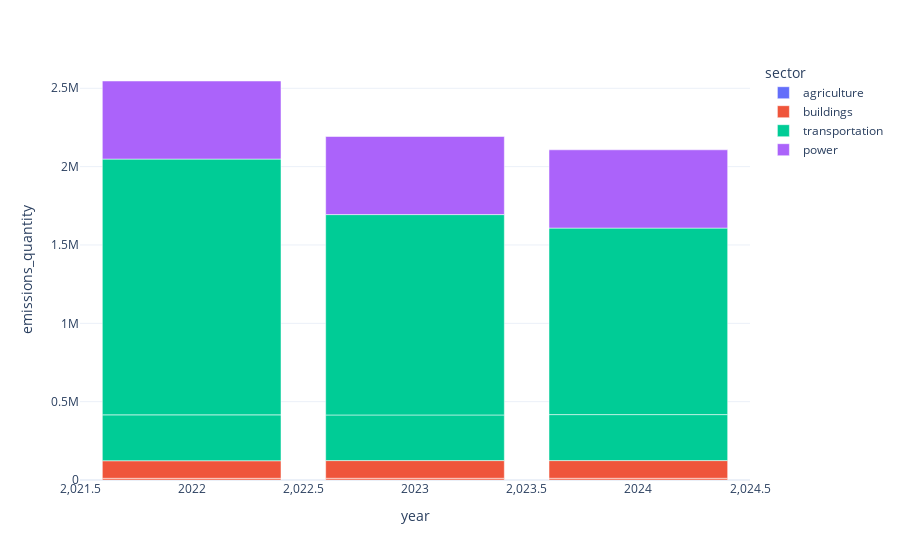

Notebook cell for this chart:
### Code cell
px.bar(
gadm_biz_data.sort(by=c_emissions_quantity),
    x="year",
    y="emissions_quantity",
    color="sector"
)

### Figure 1 — Plotly figure (JSON) as saved in the notebook; plotly's stock layout.template omitted (floating-point values rounded to 4 significant figures)
{"data": [{"alignmentgroup": "True", "hovertemplate": "sector=agriculture<br>year=%{x}<br>emissions_quantity=%{y}<extra></extra>", "legendgroup": "agriculture", "marker": {"color": "#636efa", "pattern": {"shape": ""}}, "name": "agriculture", "offsetgroup": "agriculture", "orientation": "v", "showlegend": true, "textposition": "auto", "type": "bar", "x": [2022, 2023, 2024], "xaxis": "x", "y": [0.005514, 0.005514, 0.005514], "yaxis": "y"}, {"alignmentgroup": "True", "hovertemplate": "sector=buildings<br>year=%{x}<br>emissions_quantity=%{y}<extra></extra>", "legendgroup": "buildings", "marker": {"color": "#EF553B", "pattern": {"shape": ""}}, "name": "buildings", "offsetgroup": "buildings", "orientation": "v", "showlegend": true, "textposition": "auto", "type": "bar", "x": [2022, 2023, 2024, 2022, 2023, 2024], "xaxis": "x", "y": [10810.0, 10950.0, 10950.0, 112100.0, 112900.0, 112900.0], "yaxis": "y"}, {"alignmentgroup": "True", "hovertemplate": "sector=transportation<br>year=%{x}<br>emissions_quantity=%{y}<extra></extra>", "legendgroup": "transportation", "marker": {"color": "#00cc96", "pattern": {"shape": ""}}, "name": "transportation", "offsetgroup": "transportation", "orientation": "v", "showlegend": true, "textposition": "auto", "type": "bar", "x": [2023, 2022, 2024, 2024, 2023, 2022], "xaxis": "x", "y": [291300.0, 292900.0, 293600.0, 1190000.0, 1279000.0, 1632000.0], "yaxis": "y"}, {"alignmentgroup": "True", "hovertemplate": "sector=power<br>year=%{x}<br>emissions_quantity=%{y}<extra></extra>", "legendgroup": "power", "marker": {"color": "#ab63fa", "pattern": {"shape": ""}}, "name": "power", "offsetgroup": "power", "orientation": "v", "showlegend": true, "textposition": "auto", "type": "bar", "x": [2022, 2023, 2024], "xaxis": "x", "y": [498420, 498420, 499570], "yaxis": "y"}], "layout": {"autosize": true, "barmode": "relative", "legend": {"title": {"text": "sector"}, "tracegroupgap": 0}, "margin": {"t": 60}, "xaxis": {"anchor": "y", "autorange": true, "domain": [0, 1], "range": [2022.0, 2024.0], "title": {"text": "year"}, "type": "linear"}, "yaxis": {"anchor": "x", "autorange": true, "domain": [0, 1], "range": [0, 2681000.0], "title": {"text": "emissions_quantity"}, "type": "linear"}}}
